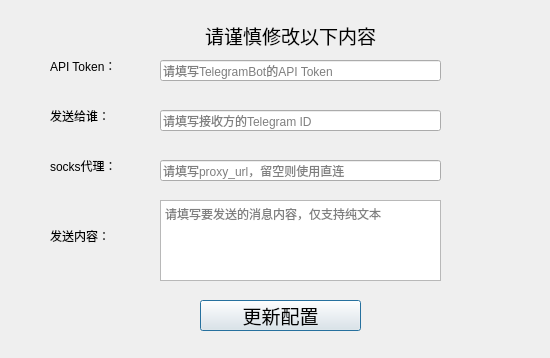
<?xml version="1.0" encoding="UTF-8"?>
<ui version="4.0">
 <class>telegramBotDialog</class>
 <widget class="QDialog" name="telegramBotDialog">
  <property name="geometry">
   <rect>
    <x>0</x>
    <y>0</y>
    <width>550</width>
    <height>358</height>
   </rect>
  </property>
  <property name="windowTitle">
   <string>OpenCV Face Recognition System - TelegramBot</string>
  </property>
  <widget class="QLabel" name="tipLabel">
   <property name="geometry">
    <rect>
     <x>170</x>
     <y>20</y>
     <width>241</width>
     <height>31</height>
    </rect>
   </property>
   <property name="font">
    <font>
     <family>楷体</family>
     <pointsize>14</pointsize>
    </font>
   </property>
   <property name="text">
    <string>请谨慎修改以下内容</string>
   </property>
   <property name="alignment">
    <set>Qt::AlignCenter</set>
   </property>
  </widget>
  <widget class="QLineEdit" name="tokenLineEdit">
   <property name="geometry">
    <rect>
     <x>160</x>
     <y>60</y>
     <width>281</width>
     <height>21</height>
    </rect>
   </property>
   <property name="toolTip">
    <string/>
   </property>
   <property name="placeholderText">
    <string>请填写TelegramBot的API Token</string>
   </property>
   <property name="clearButtonEnabled">
    <bool>false</bool>
   </property>
  </widget>
  <widget class="QLineEdit" name="telegramIDLineEdit">
   <property name="geometry">
    <rect>
     <x>160</x>
     <y>110</y>
     <width>281</width>
     <height>21</height>
    </rect>
   </property>
   <property name="toolTip">
    <string/>
   </property>
   <property name="alignment">
    <set>Qt::AlignLeading|Qt::AlignLeft|Qt::AlignVCenter</set>
   </property>
   <property name="placeholderText">
    <string>请填写接收方的Telegram ID</string>
   </property>
  </widget>
  <widget class="QLabel" name="tokenLabel">
   <property name="geometry">
    <rect>
     <x>50</x>
     <y>50</y>
     <width>81</width>
     <height>31</height>
    </rect>
   </property>
   <property name="text">
    <string>API Token：</string>
   </property>
  </widget>
  <widget class="QLabel" name="telegramIDLabel">
   <property name="geometry">
    <rect>
     <x>50</x>
     <y>100</y>
     <width>71</width>
     <height>31</height>
    </rect>
   </property>
   <property name="text">
    <string>发送给谁：</string>
   </property>
  </widget>
  <widget class="QLabel" name="socksLabel">
   <property name="geometry">
    <rect>
     <x>50</x>
     <y>150</y>
     <width>81</width>
     <height>31</height>
    </rect>
   </property>
   <property name="text">
    <string>socks代理：</string>
   </property>
  </widget>
  <widget class="QPushButton" name="okButton">
   <property name="geometry">
    <rect>
     <x>200</x>
     <y>300</y>
     <width>161</width>
     <height>31</height>
    </rect>
   </property>
   <property name="font">
    <font>
     <family>楷体</family>
     <pointsize>14</pointsize>
    </font>
   </property>
   <property name="text">
    <string>更新配置</string>
   </property>
  </widget>
  <widget class="QLineEdit" name="socksLineEdit">
   <property name="geometry">
    <rect>
     <x>160</x>
     <y>160</y>
     <width>281</width>
     <height>21</height>
    </rect>
   </property>
   <property name="toolTip">
    <string/>
   </property>
   <property name="placeholderText">
    <string>请填写proxy_url，留空则使用直连</string>
   </property>
  </widget>
  <widget class="QLabel" name="messageLabel">
   <property name="geometry">
    <rect>
     <x>50</x>
     <y>220</y>
     <width>71</width>
     <height>31</height>
    </rect>
   </property>
   <property name="text">
    <string>发送内容：</string>
   </property>
  </widget>
  <widget class="QPlainTextEdit" name="messagePlainTextEdit">
   <property name="geometry">
    <rect>
     <x>160</x>
     <y>200</y>
     <width>281</width>
     <height>81</height>
    </rect>
   </property>
   <property name="placeholderText">
    <string>请填写要发送的消息内容，仅支持纯文本</string>
   </property>
  </widget>
 </widget>
 <resources/>
 <connections/>
</ui>
